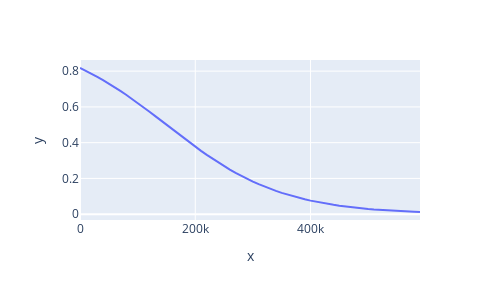

Here is the notebook cell this chart was saved with:
### Code cell
cobertura_regression = lambda x :1/(1+math.exp(-1.5+.00001*x))
f=pd.DataFrame([{"x":x,"y":cobertura_regression(x)} for x in np.arange(0,600000,10000)])

fig = px.line(f, x="x", y="y", orientation="h",width=500,height=300, line_shape="linear")
fig.show()

### Figure 1 — Plotly figure (JSON) as saved in the notebook; plotly's stock layout.template omitted (floating-point values rounded to 4 significant figures)
{"data": [{"hovertemplate": "x=%{x}<br>y=%{y}<extra></extra>", "legendgroup": "", "line": {"color": "#636efa", "dash": "solid", "shape": "linear"}, "marker": {"symbol": "circle"}, "mode": "lines", "name": "", "orientation": "h", "showlegend": false, "type": "scatter", "x": [0, 10000, 20000, 30000, 40000, 50000, 60000, 70000, 80000, 90000, 100000, 110000, 120000, 130000, 140000, 150000, 160000, 170000, 180000, 190000, 200000, 210000, 220000, 230000, 240000, 250000, 260000, 270000, 280000, 290000, 300000, 310000, 320000, 330000, 340000, 350000, 360000, 370000, 380000, 390000, 400000, 410000, 420000, 430000, 440000, 450000, 460000, 470000, 480000, 490000, 500000, 510000, 520000, 530000, 540000, 550000, 560000, 570000, 580000, 590000], "xaxis": "x", "y": [0.8176, 0.8022, 0.7858, 0.7685, 0.7503, 0.7311, 0.7109, 0.69, 0.6682, 0.6457, 0.6225, 0.5987, 0.5744, 0.5498, 0.525, 0.5, 0.475, 0.4502, 0.4256, 0.4013, 0.3775, 0.3543, 0.3318, 0.31, 0.2891, 0.2689, 0.2497, 0.2315, 0.2142, 0.1978, 0.1824, 0.168, 0.1545, 0.1419, 0.1301, 0.1192, 0.1091, 0.09975, 0.09112, 0.08317, 0.07586, 0.06914, 0.06297, 0.05732, 0.05215, 0.04743, 0.04311, 0.03917, 0.03557, 0.0323, 0.02931, 0.0266, 0.02413, 0.02188, 0.01984, 0.01799, 0.0163, 0.01477, 0.01339, 0.01213], "yaxis": "y"}], "layout": {"height": 300, "legend": {"tracegroupgap": 0}, "margin": {"t": 60}, "width": 500, "xaxis": {"anchor": "y", "autorange": true, "domain": [0, 1], "range": [0, 590000], "title": {"text": "x"}, "type": "linear"}, "yaxis": {"anchor": "x", "autorange": true, "domain": [0, 1], "range": [-0.03262, 0.8623], "title": {"text": "y"}, "type": "linear"}}}
